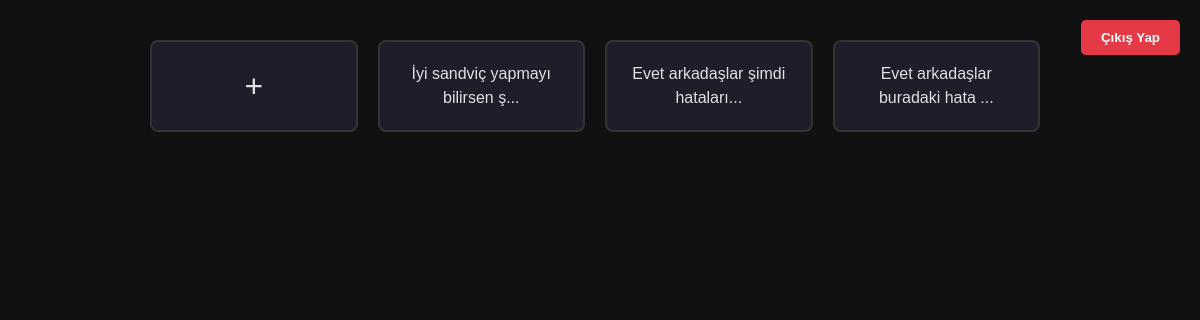
The app's page / (signed in) with its own data.
### VideoOzet/models.py (models this page shows)
class ChatSession(models.Model):
    user = models.ForeignKey(User, on_delete=models.CASCADE)
    video_id = models.CharField(max_length=20, blank=True, null=True)
    title = models.CharField(max_length=35, blank=True, null=True)
    transcript_text = models.TextField(blank=True, null=True)
    created_at = models.DateTimeField(auto_now_add=True)

### VideoOzet/views.py (the view, shortened to what this page needs)
# urls.py: path('', views.home_view, name='home'),
@login_required
def home_view(request):
    user_chats = ChatSession.objects.filter(user_id=request.user.id).order_by('-created_at')
    return render(request, 'index.html', {'user_chats': user_chats})

### VideoOzet/templates/index.html (shortened to what this page needs)
{% load static %}
<!DOCTYPE html>
<html lang="tr">
<head>
  <link rel="stylesheet" href="{% static 'css/index.css' %}">
</head>
<body>
  <div class="logout-container">
    <button class="logout-btn" onclick="window.location.href='/logout'">Çıkış Yap</button>
  </div>
  <div class="container">
    <div class="card add-box" id="addBtn">+</div>
    {% for chat in user_chats %}
      <div class="card"><a href="/chat/{{ chat.id }}">{{ chat.title }}</a></div>
    {% endfor %}
  </div>
</body>
</html>

### VideoOzet/static/css/index.css (style rules this page uses)
:root { --background: #111; --card-bg: #1e1e2a; --accent: #8a2be2; --text: #e0e0e0; --border: #333; }
* { box-sizing: border-box; margin: 0; padding: 0; font-family: Arial, sans-serif; color: var(--text); }
body { background: var(--background); padding: 40px; line-height: 1.5; }
.container { max-width: 900px; margin: 0 auto; display: grid; grid-template-columns: repeat(auto-fit, minmax(150px, 1fr)); gap: 20px; max-height: calc(100vh - 80px); overflow-y: auto; padding-right: 10px; }
.card { background: var(--card-bg); border: 2px solid var(--border); border-radius: 8px; padding: 20px; text-align: center; cursor: pointer; transition: border-color 0.3s, background 0.3s; }
.add-box { display: flex; justify-content: center; align-items: center; font-size: 2em; }
a { text-decoration: none; }
.logout-container { position: fixed; top: 20px; right: 20px; z-index: 999; }
.logout-btn { padding: 10px 20px; background-color: #e63946; color: white; border: none; border-radius: 5px; cursor: pointer; font-weight: bold; transition: background-color 0.3s ease; }

### records on screen
ChatSession: title "İyi sandviç yapmayı bilirsen ş..."
ChatSession: title "Evet arkadaşlar şimdi hataları..."
ChatSession: title "Evet arkadaşlar buradaki hata ..."
